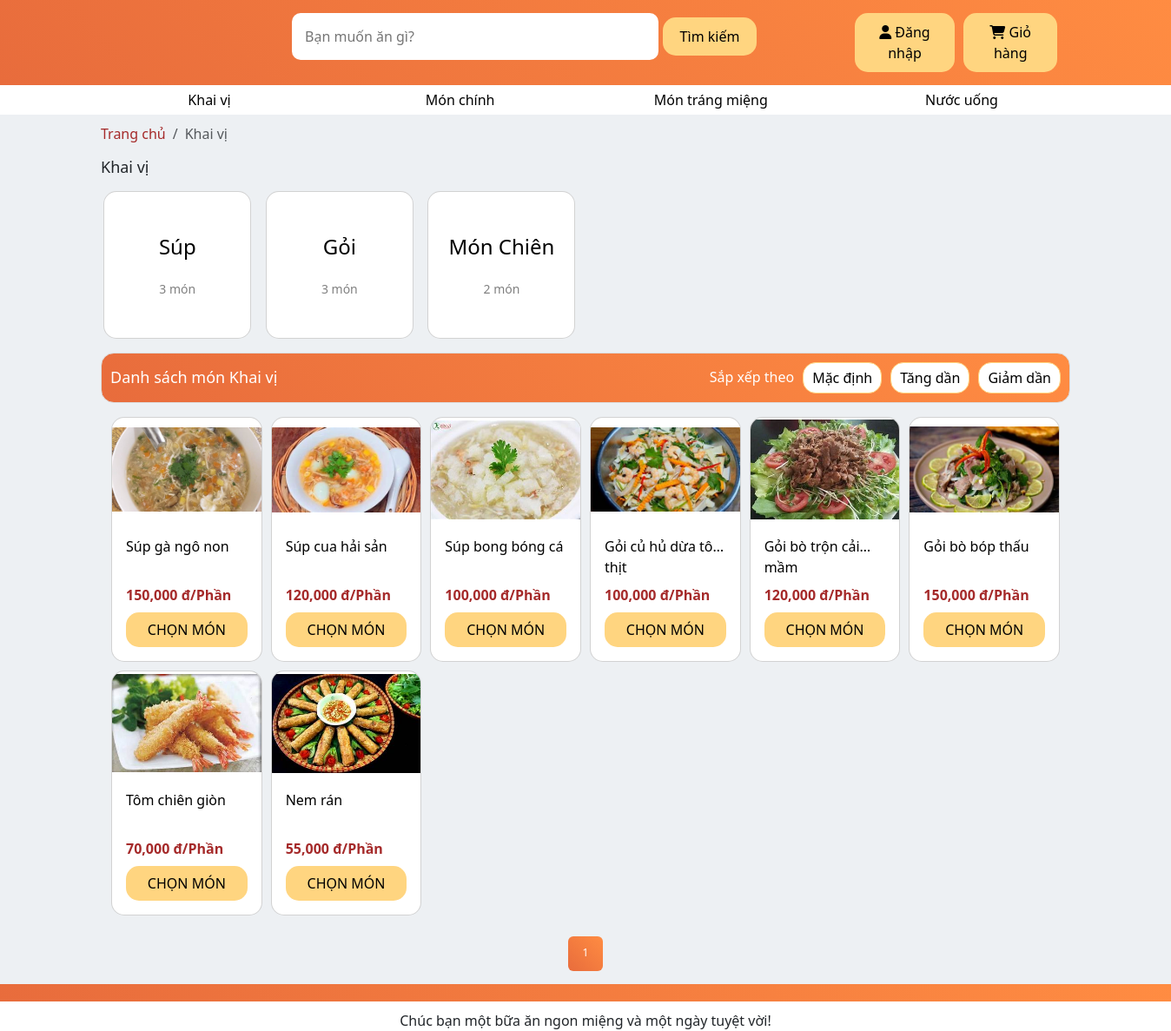
The page /Khai vị/ on the database its author committed.
### products/models.py (models this page shows, shortened)
class Category_lv1(models.Model):
    UNIT_TYPE_CHOICES = [
        ('Khai vị', 'Khai vị'),
        ('Món chính', 'Món chính'),
        ('Món tráng miệng', 'Món tráng miệng'),
        ('Nước uống', 'Nước uống'),
    ]
    cate_1 = models.CharField(max_length=500, choices=UNIT_TYPE_CHOICES)
    def __str__(self) -> str:
        return self.cate_1

class Category_lv2(models.Model):
    cate_1 = models.ForeignKey(Category_lv1, on_delete=models.SET_NULL, null=True, blank=False)
    cate_2 = models.CharField(max_length=500)
    num_products = models.IntegerField(default=0) # Số loại món ăn thuộc danh mục cấp 2
    def __str__(self) -> str:
        return self.cate_2
    def update_num_products(self):
        self.num_products = Product.objects.filter(prod_cate_lv2=self).count()
        self.save()

class Product(models.Model):
    prod_name = models.CharField(max_length=500)
    prod_price = models.IntegerField()
    prod_cate_lv1 = models.ForeignKey(Category_lv1, on_delete=models.SET_NULL, null=True, blank=False)
    prod_cate_lv2 = models.ForeignKey(Category_lv2, on_delete=models.SET_NULL, null=True, blank=False)
    prod_description = models.CharField(max_length=500,null=True, blank=False)

### products/views.py (the view, shortened to what this page needs)
# urls.py: path('<str:cate_lv1_name>/', views.PList_Lv1, name='categories_products'),
def PList_Lv1(request, cate_lv1_name):
    cate_lv1 = get_object_or_404(Category_lv1, cate_1=cate_lv1_name)
    categories_lv2 = Category_lv2.objects.filter(cate_1=cate_lv1)
    products = Product.objects.filter(prod_cate_lv2__in=categories_lv2)
    for cate_lv2 in categories_lv2:
        cate_lv2.update_num_products()
    for product in products:
        avatar = Product_Image.objects.filter(prod_name=product, is_avatar=True).first()
        product.avatar_url = avatar.ImageURL if avatar else None
        product.prod_price_formatted = "{:,.0f}".format(product.prod_price)  # xxx.xxx
    breadcrumb = [
        {"name": "Trang chủ", "url": "/"},
        {"name": cate_lv1.cate_1, "url": f"/{cate_lv1.cate_1}/"}
    ]
    paginator = Paginator(products, 12)
    page_number = request.GET.get('page')
    page_obj = paginator.get_page(page_number)
    total_pages = paginator.num_pages
    current_page = page_obj.number
    if total_pages <= 7:
        page_range = paginator.page_range
    context = {
        'cate_lv1': cate_lv1,
        'categories_lv2': categories_lv2,
        'page_obj': page_obj,
        'page_range': page_range,
        'breadcrumb': breadcrumb
    }
    return render(request, 'PList_Lv1.html', context)

### products/context_processors.py (called while the page is built)
def nav_categories(request):
    categories_data = []
    categories_lv1 = Category_lv1.objects.all()
    for cate_lv1 in categories_lv1:
        categories_lv2 = Category_lv2.objects.filter(cate_1=cate_lv1)
        categories_data.append({
            "cate_lv1": cate_lv1,
            "categories_lv2": categories_lv2
        })
    return {
        "categories_data": categories_data
    }

### products/models.py (called while the page is built)
    @property
    def ImageURL(self):
        try:
            url = self.prod_image.url
        except :
            url = ''
        return url

### products/templates/PList_Lv1.html (shortened to what this page needs)
{% extends 'base.html' %}
{% load static %}
{% block content %}
<link rel="stylesheet" href="{% static 'css/product_page_style.css' %}">
<section class="bread-crumb">
    <div class="container">
        <nav aria-label="breadcrumb">
            <ol class="breadcrumb">
                {% for item in breadcrumb %}
                    {% if forloop.last %}
                        <li class="breadcrumb-item active" aria-current="page">{{ item.name }}</li>
                    {% else %}
                        <li class="breadcrumb-item no-active"><a href="{{ item.url }}">{{ item.name }}</a></li>
                    {% endif %}
                {% endfor %}
            </ol>
        </nav>
    </div>
</section>
<section class="categories">
    <div class="container">
        <h1>{{ cate_lv1.cate_1 }}</h1>
        <div class="grid">
            {% for category in categories_lv2 %}
            <a href="{% url 'categories_lv2' cate_lv1.cate_1 category.cate_2 %}">
                <div class="card">
                    <div class="card-body">
                        <p class="name-cate">{{ category.cate_2 }}</p>
                        <p class="num-product">{{ category.num_products }} món</p>
                    </div>
                </div>
            </a>
            {% endfor %}
        </div>
    </div>
</section>
    <section class="product-list">
        <div class="container">
            <div class="product-header">
                <div class="grid">
                    <h1>Danh sách món {{cate_lv1.cate_1}}</h1>
                    <div class="sort">
                        <h2>Sắp xếp theo</h2>
                        <button id="sort-default">Mặc định</button>
                        <button id="sort-asc">Tăng dần</button>
                        <button id="sort-desc">Giảm dần</button>
                    </div>
                </div>
            </div>
            <div class="filter-and-product-cards">
                <div class="container">
                    <div class="product-cards">
                        <div class="grid" id="product-list">
                            {% for product in page_obj %}
                            <div class="card">
                                <a href="{% url 'product_detail' product.prod_cate_lv1 product.prod_cate_lv2 product.prod_name %}" class="card-title-link">
                                    <img src="{{ product.avatar_url }}" class="card-img-top" alt="{{product.prod_name}}">
                                </a>
                                <div class="card-body">
                                <a href="{% url 'product_detail' product.prod_cate_lv1 product.prod_cate_lv2 product.prod_name %}" class="card-title-link">
                                    <h5 class="card-title line-clamp">
                                        {{product.prod_name}}
                                    </h5>
                                </a>
                                    <div class="product-info">
                                        <p class="price">{{product.prod_price_formatted}} đ/Phần</p>
                                    </div>
                                    <button data-product="{{ product.id }}" data-action="add" class="addtocart update-cart">CHỌN MÓN</button>
                                </div>
                            </div>
                            {% endfor %}
                        </div>
                    </div>
                    <div class="PhanTrang">
                        <nav aria-label="Page navigation" class="mt-4">
                            <ul class="pagination justify-content-center">
                                {% for num in page_range %}
                                    {% if num == '...' %}
                                        <li class="page-item disabled"><span class="page-link">...</span></li>
                                    {% else %}
                                        <li class="page-item {% if page_obj.number == num %}active{% endif %}">
                                            <a class="page-link" href="?page={{ num }}">{{ num }}</a>
                                        </li>
                                    {% endif %}
                                {% endfor %}
                            </ul>
                        </nav>
                    </div>
                </div>
            </div>
        </div>
    </section>
{% endblock %}

### products/templates/base.html (shortened to what this page needs)
{% load static %}
<!doctype html>
<html lang="en">
<head>
    <link href="https://cdn.jsdelivr.net/npm/bootstrap@5.3.3/dist/css/bootstrap.min.css" rel="stylesheet"
>
    <link rel="stylesheet" href = "{% static 'css/base.css' %}">
</head>
<body>
    <header>
        <div class="container">
            <div class="main-header">
                <div class="row">
                    <div class="col-xl-2">
                    </div>
                    <div class="col-xl-7">
                        <form class="search" method = POST action = "{% url "TimKiem" %}">
                            <input class="search-bar" type="search"
                                placeholder="Bạn muốn ăn gì?" name="searched">
                            <button class="search-btn" type="submit">Tìm kiếm</button>
                        </form>
                    </div>
                    <div class="col-xl-3">
                        {% if user.is_authenticated %}
                            <div class="customer">
                                <div class="dropdown">
                                    <button><i class="fa-solid fa-user"></i> {{ user.username }}</button>
                                    <div class="dropdown-content">
                                        <ul>
                                            <li>
                                                <a href="#">
                                                    <img src="{% static '' %}" alt="" class="img-fluid" style="width: 22px; height: 22px;">
                                                    Thông tin cá nhân
                                                </a>
                                            </li>
                                            <li>
                                                <a href="#">
                                                    <img src="{% static '' %}" alt="" class="img-fluid" style="width: 22px; height: 22px;">
                                                    Đơn hàng của tôi
                                                </a>
                                            </li>
                                            <li>
                                                <a href="#" id="logout-link">
                                                    <img src="{% static '' %}" alt="" class="img-fluid" style="width: 22px; height: 22px;">
                                                    Đăng xuất
                                                </a>
                                            </li>
                                        </ul>
                                    </div>
                                </div>
                                {% comment %} Nếu có sản phẩm trong giỏ mới hiện {% endcomment %}
                                {% if cart_item_count > 0 %}
                                <p class="qnt_item">{{ cart_item_count }}</p>
                                {% endif %}
                                <button class="cart" onclick="window.location.href = '{% url 'GioHang' %}'">
                                    <i class="fa-solid fa-cart-shopping"></i> Giỏ hàng
                                </button>
                            </div>
                        {% else %}
                            <div class="customer">
                                <button onclick="window.location.href = '{% url 'DangNhap' %}'">
                                    <i class="fa-solid fa-user"></i> Đăng nhập
                                </button>
                                <button class="cart" onclick="window.location.href = '{% url 'DangNhap' %}'" >
                                    <i class="fa-solid fa-cart-shopping"></i> Giỏ hàng
                                </button>
                            </div>
                        {% endif %}
                    </div>
                </div>
            </div>
        </div>
    </header>
    <nav>
        <div class="container">
            <ul>
                {% for data in categories_data %}
                    <li class="dropdown">
                        <a href="{% url 'categories_products' data.cate_lv1.cate_1 %}">
                            {{ data.cate_lv1.cate_1 }}
                        </a>
                    </li>
                {% endfor %}
            </ul>
        </div>
    </nav>
    {% block content %}
    {% endblock %}
    <footer>
        <div class = "container">
            <p>Chúc bạn một bữa ăn ngon miệng và một ngày tuyệt vời!</p>
        </div>
    </footer>
</body>
</html>

### static/css/base.css (style rules this page uses)
:root { --background-color1: #EDF0F3; }
* { font-weight: 500; }
body { background-color: var(--background-color1); }
a { text-decoration: none; color: black; }
ul { padding-left: 0px; list-style-type: none; }
header { background: linear-gradient(45deg, #E86C3C, #FF8C42); }
footer { background: white; }
header .main-header { padding: 15px; }
header .main-header .search { padding-left: 20px; }
header .main-header .search .search-bar { width: 70%; padding: 15px 15px; border: none; border-radius: 10px; }
header .main-header .customer { height: 100%; display: flex; justify-content: space-between; padding-left: 10px; align-items: center; }
header .main-header .customer button { margin-left: 10px; }
footer { padding-top: 30px; position: relative; }
footer::before { content: ""; background: linear-gradient(45deg, #E86C3C, #FF8C42); width: 100%; height: 20px; top: 0; position: absolute; }
footer p { text-align: center; margin-bottom: 0px; }
button { padding: 10px 20px; border-radius: 15px; border: none; background: #FFD580; color: black; }
nav { background-color: white; margin-bottom: 10px; }
nav ul { display: flex; justify-content: space-between; margin-bottom: 0px; }
nav ul li { width: 250px; padding: 5px; text-align: center; }
nav ul li a { color: black; width: 100%; }
nav .dropdown { position: relative; display: inline-block; }
.breadcrumb { background-color: #EDF0F3; }
.breadcrumb-item a { color: brown; }

### static/css/product_page_style.css (style rules this page uses)
.categories .grid { display:grid; grid-template-columns: 1fr 1fr 1fr 1fr 1fr 1fr 1fr; gap: 10px; place-items: center; width: 1296px; }
.categories h1 { font-size: 18px; margin-bottom: 16px; }
.categories .card { background-color: white; border-radius: 15px; padding: 0; display: flex; width: 170px; height: 170px; }
.categories .card-body { padding: 0; display: flex; flex-direction: column; justify-content: center; align-items: center; }
.categories .card .card-body .num-product { font-size: 14px; margin-top: 4px; margin-bottom: 0px; color: grey; }
.categories .card .card-body .name-cate { color: black; font-size: 24px; }
.product-header { margin-bottom: 16px; margin-top: 16px; background: linear-gradient(45deg, #E86C3C, #FF8C42); border-radius: 15px; color: white; border: 1px solid gainsboro; }
.product-header .sort { display: flex; gap: 10px; justify-content: flex-end; align-items: center; }
.sort h2 { font-size: 16px; margin-bottom: 0; }
.product-header .grid h1 { font-size: 18px; margin-bottom: 0; }
.product-header .grid { display: grid; grid-template-columns: auto auto; align-items: center; padding: 10px; }
.card { border-radius: 15px; overflow: hidden; }
.product-cards .card { display: grid; }
.card-img-top { height: 120px; object-fit: contain; }
.card-title { font-size: 16px; display: -webkit-box; -webkit-line-clamp: 1; -webkit-box-orient: vertical; overflow: hidden; text-overflow: ellipsis; line-height: 1.5; min-height: calc(1.5em * 2); }
.product-cards .card .card-body button { display: block; margin: 8px auto 0; width: 100%; padding: 8px 16px; }
.price { font-size: 16px; font-weight: bold; color: brown; margin: 2px 0; }
.product-cards .grid { display: grid; grid-template-columns: 1fr 1fr 1fr 1fr 1fr 1fr; gap: 10px; width: auto; }
.PhanTrang nav { background: transparent; box-shadow: none; }
.PhanTrang nav ul li { width: 40px; padding: 0px; text-align: center; font-size: 12px; }
.PhanTrang ul li a { color: black; width: 100%; height: 40px; font-size: 12px; padding: 10px; margin-bottom: 5px; }
.sort button { background-color: white; border: 1px solid #FFD580; color: black; padding: 5px 10px; cursor: pointer; transition: background-color 0.3s, color 0.3s; }
.breadcrumb { background-color: #EDF0F3; }
.page-link { background: linear-gradient(45deg, #E86C3C, #FF8C42); border: none; }

### rows shown on the page
Category_lv1: cate_lv1.cate_1 "Khai vị", name "Khai vị", cate_1 "Khai vị"
Category_lv1: cate_lv1.cate_1 "Món chính"
Category_lv1: cate_lv1.cate_1 "Món tráng miệng"
Category_lv1: cate_lv1.cate_1 "Nước uống"
Category_lv2: cate_2 "Súp", num_products "3"
Category_lv2: cate_2 "Gỏi", num_products "3"
Category_lv2: cate_2 "Món Chiên", num_products "2"
Product: shows a picture, prod_name "Súp gà ngô non", prod_price_formatted "150,000"
Product: shows a picture, prod_name "Súp cua hải sản", prod_price_formatted "120,000"
Product: shows a picture, prod_name "Súp bong bóng cá", prod_price_formatted "100,000"
Product: shows a picture, prod_name "Gỏi củ hủ dừa tôm thịt", prod_price_formatted "100,000"
Product: shows a picture, prod_name "Gỏi bò trộn cải mầm", prod_price_formatted "120,000"
Product: shows a picture, prod_name "Gỏi bò bóp thấu", prod_price_formatted "150,000"
Product: shows a picture, prod_name "Tôm chiên giòn", prod_price_formatted "70,000"
Product: shows a picture, prod_name "Nem rán", prod_price_formatted "55,000"

### other values the page prints
{{ item.name }} "Trang chủ"
{{ num }} "1"
